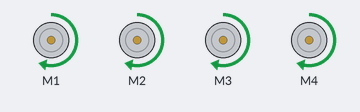
Bench run of a sketch on a simulated Arduino Uno, built with avr-gcc and run on an emulated ATmega328P. Shown: 4 × DC motor (green arrow = forward, orange = backward, longer = faster).

Above: at 0.1 s.
Timing chart, 0 to 1.6 s (numbered marks = the images above):
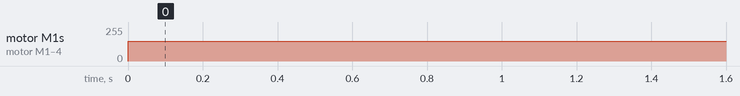

The sketch:

Motorshield.ino
```cpp
#include <AFMotor.h>

AF_DCMotor motor1(1);
AF_DCMotor motor2(2);
AF_DCMotor motor3(3);
AF_DCMotor motor4(4);

void setup()
{
   Serial.begin(9600);

  motor1.setSpeed(150);
    motor2.setSpeed(150);
      motor3.setSpeed(150);
        motor4.setSpeed(150);
}

void loop()
{
     motor1.run(FORWARD);
     motor2.run(FORWARD);
     motor3.run(FORWARD);
     motor4.run(FORWARD);

//  delay(1000);
}


 void GO_FORWARD()
 {
     motor1.run(FORWARD);
     motor2.run(FORWARD);
     motor3.run(FORWARD);
     motor4.run(FORWARD);

 }

 void TURN_LEFT()
 {
     motor1.run(BACKWARD);
     motor2.run(FORWARD);
     motor3.run(FORWARD);
     motor4.run(BACKWARD);
 }

   void TURN_RIGHT()
   {
    motor1.run(FORWARD);
    motor2.run(BACKWARD);
    motor3.run(BACKWARD);
    motor4.run(FORWARD);

   }

  void GO_BACK()
  {
    motor1.run(BACKWARD);
    motor2.run(BACKWARD);
    motor3.run(BACKWARD);
    motor4.run(BACKWARD);

  }

  void RELEASE_ALL()
  {
      motor1.run(RELEASE);
      motor2.run(RELEASE);
      motor3.run(RELEASE);
      motor4.run(RELEASE);
  }
```

Measured:
- by itself, motor M1–4: stopped → forward 150/255 at 0.00 s
